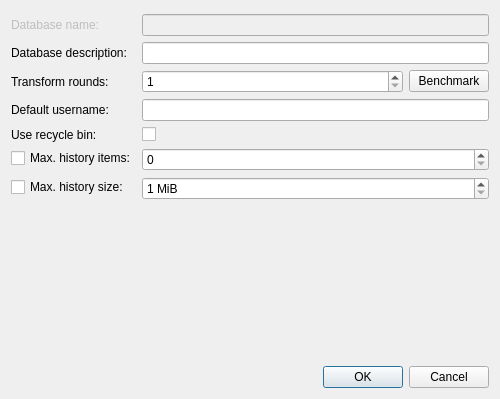
<?xml version="1.0" encoding="UTF-8"?>
<ui version="4.0">
 <class>DatabaseSettingsWidget</class>
 <widget class="QWidget" name="DatabaseSettingsWidget">
  <property name="geometry">
   <rect>
    <x>0</x>
    <y>0</y>
    <width>500</width>
    <height>399</height>
   </rect>
  </property>
  <layout class="QVBoxLayout" name="verticalLayout">
   <item>
    <spacer name="verticalSpacer_2">
     <property name="orientation">
      <enum>Qt::Vertical</enum>
     </property>
     <property name="sizeType">
      <enum>QSizePolicy::Fixed</enum>
     </property>
     <property name="sizeHint" stdset="0">
      <size>
       <width>1</width>
       <height>3</height>
      </size>
     </property>
    </spacer>
   </item>
   <item>
    <layout class="QFormLayout" name="formLayout">
     <item row="1" column="0">
      <widget class="QLabel" name="dbNameLabel">
       <property name="enabled">
        <bool>false</bool>
       </property>
       <property name="text">
        <string>Database name:</string>
       </property>
      </widget>
     </item>
     <item row="1" column="1">
      <widget class="QLineEdit" name="dbNameEdit">
       <property name="enabled">
        <bool>false</bool>
       </property>
       <property name="text">
        <string/>
       </property>
      </widget>
     </item>
     <item row="2" column="0">
      <widget class="QLabel" name="dbDescriptionLabel">
       <property name="text">
        <string>Database description:</string>
       </property>
      </widget>
     </item>
     <item row="2" column="1">
      <widget class="QLineEdit" name="dbDescriptionEdit"/>
     </item>
     <item row="3" column="0">
      <widget class="QLabel" name="transformRoundsLabel">
       <property name="text">
        <string>Transform rounds:</string>
       </property>
      </widget>
     </item>
     <item row="4" column="0">
      <widget class="QLabel" name="defaultUsernameLabel">
       <property name="text">
        <string>Default username:</string>
       </property>
      </widget>
     </item>
     <item row="4" column="1">
      <widget class="QLineEdit" name="defaultUsernameEdit">
       <property name="enabled">
        <bool>true</bool>
       </property>
      </widget>
     </item>
     <item row="5" column="0">
      <widget class="QLabel" name="label">
       <property name="text">
        <string>Use recycle bin:</string>
       </property>
      </widget>
     </item>
     <item row="7" column="1">
      <layout class="QHBoxLayout" name="horizontalLayout">
       <item>
        <widget class="QSpinBox" name="historyMaxSizeSpinBox">
         <property name="sizePolicy">
          <sizepolicy hsizetype="Expanding" vsizetype="Fixed">
           <horstretch>0</horstretch>
           <verstretch>0</verstretch>
          </sizepolicy>
         </property>
         <property name="suffix">
          <string> MiB</string>
         </property>
         <property name="minimum">
          <number>1</number>
         </property>
         <property name="maximum">
          <number>2000000000</number>
         </property>
        </widget>
       </item>
      </layout>
     </item>
     <item row="6" column="1">
      <layout class="QHBoxLayout" name="horizontalLayout_2">
       <item>
        <widget class="QSpinBox" name="historyMaxItemsSpinBox">
         <property name="sizePolicy">
          <sizepolicy hsizetype="Expanding" vsizetype="Fixed">
           <horstretch>0</horstretch>
           <verstretch>0</verstretch>
          </sizepolicy>
         </property>
         <property name="maximum">
          <number>2000000000</number>
         </property>
        </widget>
       </item>
      </layout>
     </item>
     <item row="3" column="1">
      <layout class="QHBoxLayout" name="horizontalLayout_3">
       <item>
        <widget class="QSpinBox" name="transformRoundsSpinBox">
         <property name="sizePolicy">
          <sizepolicy hsizetype="Expanding" vsizetype="Fixed">
           <horstretch>0</horstretch>
           <verstretch>0</verstretch>
          </sizepolicy>
         </property>
         <property name="minimum">
          <number>1</number>
         </property>
         <property name="maximum">
          <number>1000000000</number>
         </property>
        </widget>
       </item>
       <item>
        <widget class="QPushButton" name="transformBenchmarkButton">
         <property name="text">
          <string>Benchmark</string>
         </property>
        </widget>
       </item>
      </layout>
     </item>
     <item row="6" column="0">
      <widget class="QCheckBox" name="historyMaxItemsCheckBox">
       <property name="text">
        <string>Max. history items:</string>
       </property>
      </widget>
     </item>
     <item row="7" column="0">
      <widget class="QCheckBox" name="historyMaxSizeCheckBox">
       <property name="text">
        <string>Max. history size:</string>
       </property>
      </widget>
     </item>
     <item row="5" column="1">
      <widget class="QCheckBox" name="recycleBinEnabledCheckBox"/>
     </item>
    </layout>
   </item>
   <item>
    <spacer name="verticalSpacer">
     <property name="orientation">
      <enum>Qt::Vertical</enum>
     </property>
     <property name="sizeHint" stdset="0">
      <size>
       <width>20</width>
       <height>40</height>
      </size>
     </property>
    </spacer>
   </item>
   <item>
    <widget class="QDialogButtonBox" name="buttonBox">
     <property name="standardButtons">
      <set>QDialogButtonBox::Cancel|QDialogButtonBox::Ok</set>
     </property>
    </widget>
   </item>
  </layout>
 </widget>
 <tabstops>
  <tabstop>dbNameEdit</tabstop>
  <tabstop>dbDescriptionEdit</tabstop>
  <tabstop>transformRoundsSpinBox</tabstop>
  <tabstop>transformBenchmarkButton</tabstop>
  <tabstop>defaultUsernameEdit</tabstop>
  <tabstop>recycleBinEnabledCheckBox</tabstop>
  <tabstop>historyMaxItemsCheckBox</tabstop>
  <tabstop>historyMaxItemsSpinBox</tabstop>
  <tabstop>historyMaxSizeCheckBox</tabstop>
  <tabstop>historyMaxSizeSpinBox</tabstop>
  <tabstop>buttonBox</tabstop>
 </tabstops>
 <resources/>
 <connections/>
</ui>
